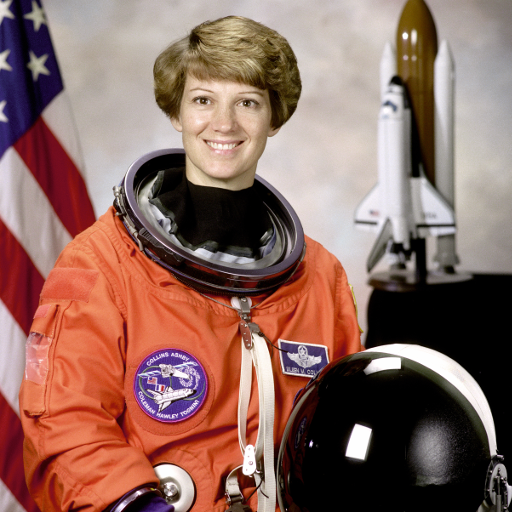
#> input picture skimage.data.astronaut(), 512 x 512 px
$ jupyter execute Computation_with_NumPy_and_N_Dimensional_Arrays.ipynb   (shell and % lines are left out)
#> lines starting #> are read from the running program, lines starting #| are printed output that depends on the picture
# Introduction

In this notebook we'll learn how to use NumPy to work with numerical data.

# Import Statements

[cell 1]
import numpy as np

import matplotlib.pyplot as plt
from scipy import misc # contains an image of a racoon!
from PIL import Image # for reading image files

# Understanding NumPy's ndarray

NumPy's most amazing feature is the **powerful** ndarray.

#### 1-Dimensional Arrays (Vectors)

[cell 2]
# Create new ndarray from scatch
my_array = np.array([1.1, 9.2, 8.1, 4.7])

[cell 3]
# Show rows and columns
my_array.shape

[cell 4]
# Accessing elements by index
my_array[2]

[cell 5]
# Show dimensions of an array
my_array.ndim

#### 2-Dimensional Arrays (Matrices)

[cell 6]
array_2d = np.array([[1, 2, 3, 9],
                     [5, 6, 7, 8]])

print(f'array_2d has {array_2d.ndim} dimensions')
print(f'Its shape is {array_2d.shape}')
print(f'It has {array_2d.shape[0]} rows and {array_2d.shape[1]} columns')
print(array_2d)

[cell 7]
# Access the 3rd value in the 2nd row
array_2d[1,2]

[cell 8]
# Access all the values in the first row
array_2d[0, :]

#### N-Dimensional Arrays (Tensors)

**Challenge**:
* How many dimensions does the array below have?
* What is its shape (i.e., how many elements are along each axis)?
* Try to access the value `18` in the last line of code.
* Try to retrieve a 1 dimensional vector with the values `[97, 0, 27, 18]`
* Try to retrieve a (3,2) matrix with the values `[[ 0,  4], [ 7,  5], [ 5, 97]]`

*Hint*: You can use the `:` operator just as with Python Lists.

[cell 9]
mystery_array = np.array([[[0, 1, 2, 3],
                           [4, 5, 6, 7]],

                         [[7, 86, 6, 98],
                          [5, 1, 0, 4]],

                          [[5, 36, 32, 48],
                           [97, 0, 27, 18]]])

# Note all the square brackets!

[cell 10]
print(f'We have {mystery_array.ndim} dimensions')
print(f'The shape is {mystery_array.shape}')

[cell 11]
# Axis 0: 3rd element. Axis 1: 2nd Element. Axis 3: 4th Element
mystery_array[2, 1, 3]

[cell 12]
# Retrieve all the elements on the 3rd axis that are at
# position 2 on the first axis and position 1 on the second axis.
mystery_array[2, 1, :]

[cell 13]
# All the first elements on axis number 3
mystery_array[:, :, 0]

# NumPy Mini-Challenges

#### **Challenge 1**: Use [`.arange()`](https://numpy.org/devdocs/reference/generated/numpy.arange.html)to createa a vector `a` with values ranging from 10 to 29. You should get this:

`print(a)`

`[10 11 12 13 14 15 16 17 18 19 20 21 22 23 24 25 26 27 28 29]`

[cell 14]
a = np.arange(10,30)
print(a)

#### **Challenge 2**: Use Python slicing techniques on `a` to:
* Create an array containing only the last 3 values of `a`
* Create a subset with only the 4th, 5th, and 6th values
* Create a subset of `a` containing all the values except for the first 12 (i.e., `[22, 23, 24, 25, 26, 27, 28, 29]`)
* Create a subset that only contains the even numbers (i.e, every second number)

[cell 15]
# last 3 values
a[-3:]

[cell 16]
# interval of values
a[3:6]

[cell 17]
# all the values except the first 12
a[12:]

[cell 18]
# every second value (all the even numbers)
a[::2]

#### **Challenge 3**:Reverse the order of the values in `a`, so that the first element comes last:

`[29, 28, 27, 26, 25, 24, 23, 22, 21, 20, 19, 18, 17, 16, 15, 14, 13,
       12, 11, 10]`

If you need a hint, you can check out this part of the [NumPy beginner's guide](
https://numpy.org/devdocs/user/absolute_beginners.html#how-to-reverse-an-array)

[cell 19]
np.flip(a)

[cell 20]
a[::-1]

#### **Challenge 4**: Print out all the indices of the non-zero elements in this array: [6,0,9,0,0,5,0]

[cell 21]
b = np.array([6,0,9,0,0,5,0])
nz_indices = np.nonzero(b)
nz_indices # note this is a tuple

#### **Challenge 5**: Use NumPy to generate a 3x3x3 array with random numbers

Hint: Use the [`.random()` function](https://numpy.org/doc/stable/reference/random/index.html?highlight=random#module-numpy.random)

[cell 22]
from numpy.random import random
z = random((3,3,3))
z

[cell 23]
z = np.random.random((3,3,3)) # without an import statement
print(z.shape)
z

#### **Challenge 6**: Use [`.linspace()`](https://numpy.org/doc/stable/reference/generated/numpy.linspace.html) to create a vector `x` of size 9 with values spaced out evenly between 0 to 100 (both included).

[cell 24]
x = np.linspace(0, 100, num=9)
print(x)
x.shape

#### **Challenge 7**: Use [`.linspace()`](https://numpy.org/doc/stable/reference/generated/numpy.linspace.html) to create another vector `y` of size 9 with values between -3 to 3 (both included). Then plot `x` and `y` on a line chart using Matplotlib.

[cell 25]
y = np.linspace(start=-3, stop=3, num=9)
y

[cell 26]
plt.plot(x, y)
plt.show()
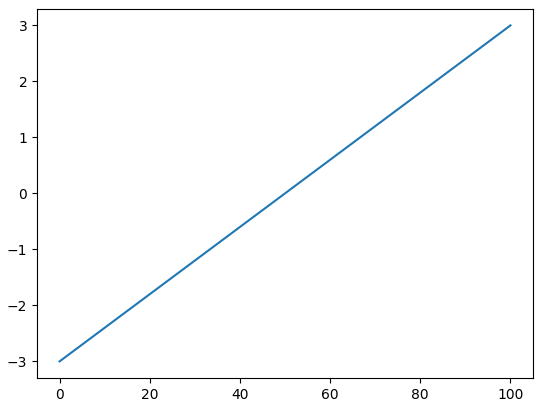
#> figure drawn by matplotlib, 1 panel

#### **Challenge 8**: Use NumPy to generate an array called `noise` with shape 128x128x3 that has random values. Then use Matplotlib's [`.imshow()`](https://matplotlib.org/3.1.1/api/_as_gen/matplotlib.pyplot.imshow.html) to display the array as an image.

[cell 27]
noise = np.random.random((128,128,3))
print(noise.shape)
plt.imshow(noise)
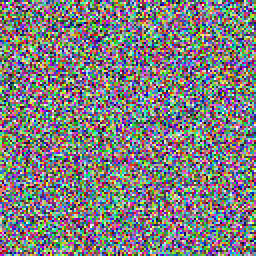
#> shown: shape (128, 128, 3) float64 (shown 2 times larger); mean R, G, B 0.499, 0.495, 0.499

# Linear Algebra with Vectors

[cell 28]
v1 = np.array([4, 5, 2, 7])
v2 = np.array([2, 1, 3, 3])

[cell 29]
v1 + v2

[cell 30]
# Python Lists vs ndarrays
list1 = [4, 5, 2, 7]
list2 = [2, 1, 3, 3]

[cell 31]
list1 + list2

[cell 32]
v1 * v2

[cell 33]
# list1 * list2 # error!

# Broadcasting and Scalars

[cell 34]
array_2d = np.array([[1, 2, 3, 4],
                     [5, 6, 7, 8]])

[cell 35]
print(f'Dimensions: {array_2d.ndim}')
print(f'Shape: {array_2d.shape}')

[cell 36]
array_2d + 10

[cell 37]
array_2d * 5

# Matrix Multiplication with @ and .matmul()

[cell 38]
a1 = np.array([[1, 3],
               [0, 1],
               [6, 2],
               [9, 7]])

b1 = np.array([[4, 1, 3],
               [5, 8, 5]])

print(f'{a1.shape}: a has {a1.shape[0]} rows and {a1.shape[1]} columns.')
print(f'{b1.shape}: b has {b1.shape[0]} rows and {b1.shape[1]} columns.')
print('Dimensions of result: (4x2)*(2x3)=(4x3)')

**Challenge**: Let's multiply `a1` with `b1`. Looking at the wikipedia example above, work out the values for c12 and c33 on paper. Then use the [`.matmul()`](https://numpy.org/doc/stable/reference/generated/numpy.matmul.html) function or the `@` operator to check your work.

[cell 39]
c = np.matmul(a1, b1)
print(f'Matrix c has {c.shape[0]} rows and {c.shape[1]} columns.')
c

[cell 40]
a1 @ b1

# Manipulating Images as ndarrays

[cell 41]
from skimage import data
img = data.astronaut()
#> img is the input picture: shape (512, 512, 3); mean R, G, B 141.6, 105.8, 96.5

[cell 42]
plt.imshow(img)

**Challenge**: What is the data type of `img`? Also, what is the shape of `img` and how many dimensions does it have? What is the resolution of the image?

[cell 43]
img

[cell 44]
type(img)

[cell 45]
img.shape
#> Out = (512, 512, 3)

[cell 46]
img.ndim
#> Out = 3

**Challenge**: Convert the image to black and white. The values in our `img` range from 0 to 255.
* Divide all the values by 255 to convert them to sRGB, where all the values are between 0 and 1.
* Next, multiply the sRGB array by the `grey_vals` to convert the image to grey scale.
* Finally use Matplotlib's [`.imshow()`](https://matplotlib.org/3.1.1/api/_as_gen/matplotlib.pyplot.imshow.html) together with the colormap parameter set to gray `cmap=gray` to look at the results.

[cell 47]
grey_vals = np.array([0.2126, 0.7152, 0.0722])

[cell 48]
sRGB_array = img / 255

[cell 49]
img_gray = sRGB_array @ grey_vals
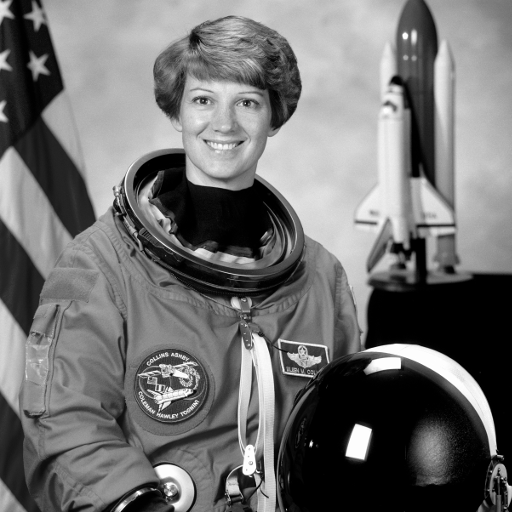
#> img_gray: shape (512, 512) float64; min 0, max 1, mean 0.442
# or use
img_gray = np.matmul(sRGB_array, grey_vals)

[cell 50]
plt.imshow(img_gray, cmap='gray')

[cell 51]
plt.imshow(img_gray)

**Challenge**: Can you manipulate the images by doing some operations on the underlying ndarrays? See if you can change the values in the ndarray so that:

1) You flip the grayscale image upside down

2) Rotate the colour image

3) Invert (i.e., solarize) the colour image. To do this you need to converting all the pixels to their "opposite" value, so black (0) becomes white (255).

#### Challenge Solutions

[cell 52]
a1

[cell 53]
np.flip(a1)

[cell 54]
plt.imshow(np.flip(img_gray), cmap='gray')
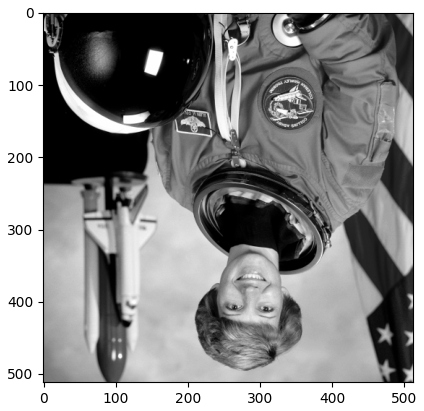
#> figure drawn by matplotlib, 1 panel

[cell 55]
print(a1)
print('a1 array rotated:')
np.rot90(a1)

[cell 56]
plt.imshow(np.rot90(img))
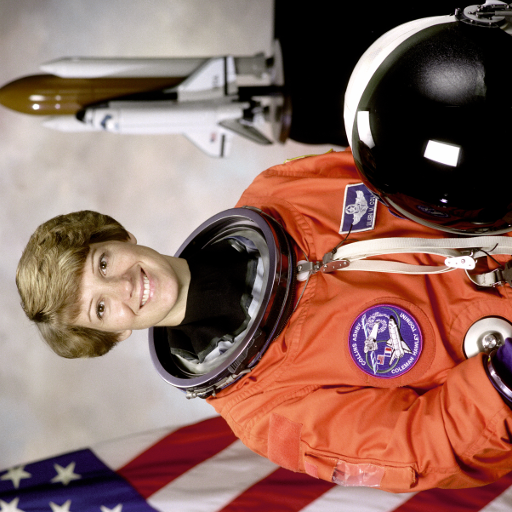
#> shown: shape (512, 512, 3); mean R, G, B 141.6, 105.8, 96.5

[cell 57]
solar_img = 255 - img
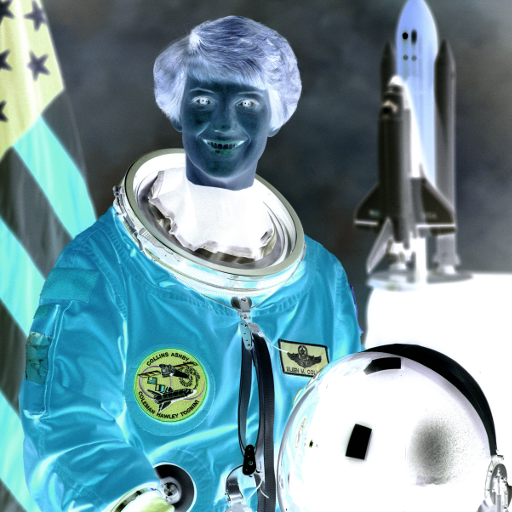
#> solar_img: shape (512, 512, 3); mean R, G, B 113.4, 149.2, 158.5
plt.imshow(solar_img)

# Use your Own Image!

[cell 58]
file_name = 'yummy_macarons.jpg'

#### Use PIL to open

[cell 59]
my_img = Image.open(file_name)
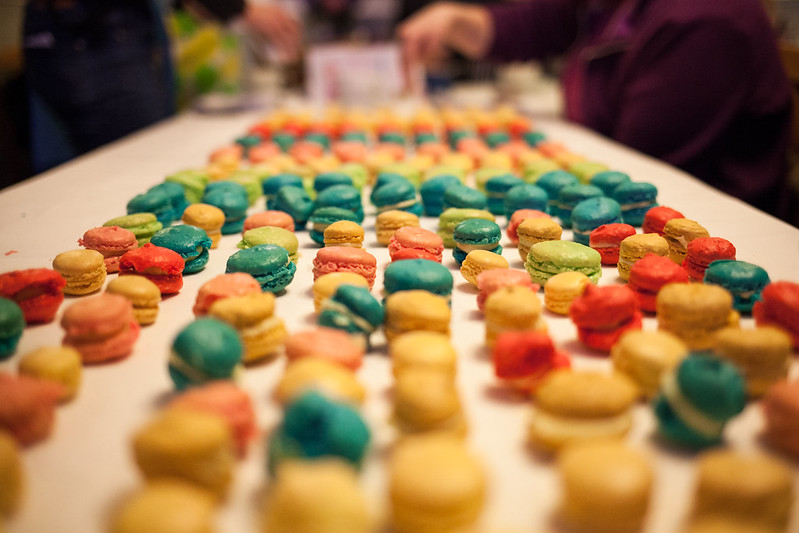
#> input picture Day 077/yummy_macarons.jpg, 799 x 533 px
#> my_img is the input picture: PIL image 799x533 RGB; mean R, G, B 156.7, 118.6, 78.2

img_array = np.array(my_img)

[cell 60]
img_array.ndim
#> Out = 3

[cell 61]
img_array.shape
#> Out = (533, 799, 3)

[cell 62]
plt.imshow(img_array)

[cell 63]
plt.imshow(255-img_array)
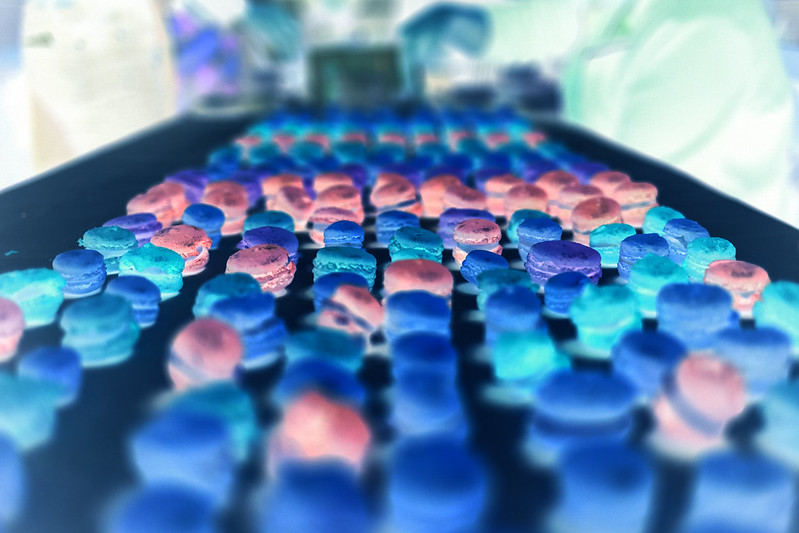
#> shown: shape (533, 799, 3); mean R, G, B 98.3, 136.4, 176.8
